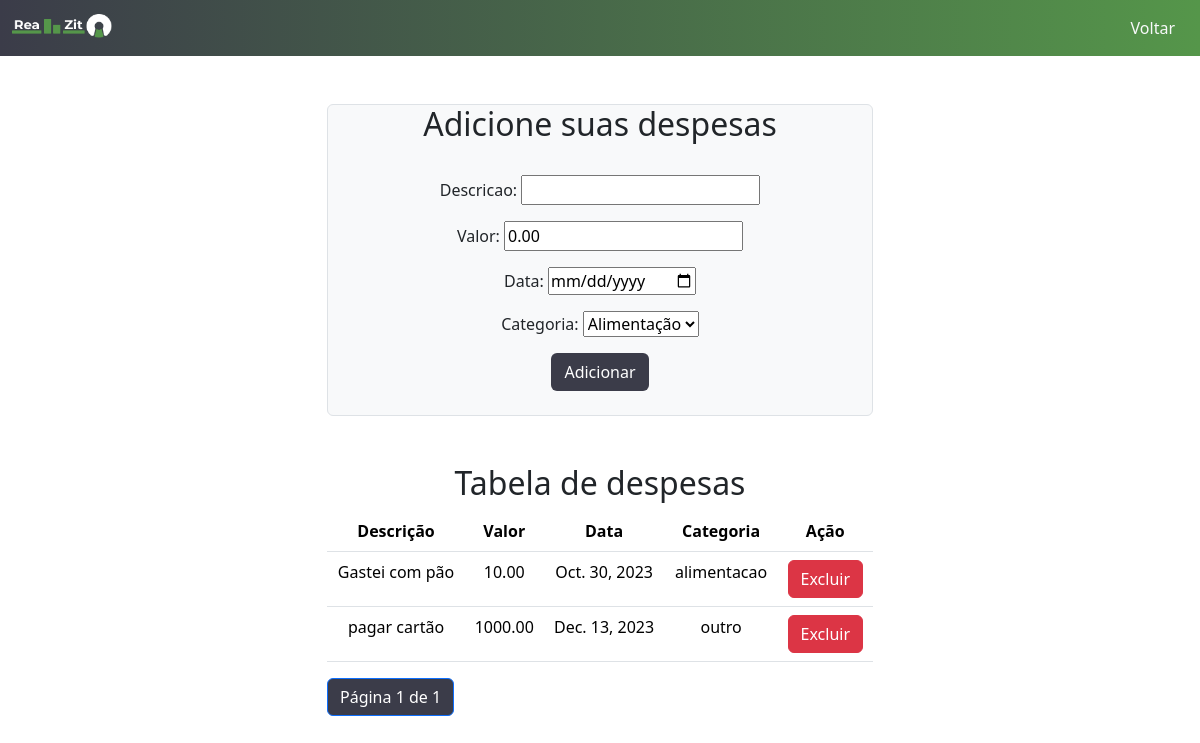
Screenshot of /usuarios/financeiro/adicionar_despesa/ (signed in) with the database file from the repository.
### financeiro/models.py (models this page shows, shortened)
class Despesa(models.Model):
    usuario = models.ForeignKey(settings.AUTH_USER_MODEL, on_delete=models.CASCADE)
    descricao = models.CharField(max_length=255)
    valor = models.DecimalField(max_digits=10, decimal_places=2)
    data = models.DateField()
    categoria = models.CharField(max_length=100)
    class Meta:
        app_label = 'financeiro'

### financeiro/views.py (the view)
# urls.py: path('adicionar_despesa/', views.adicionar_despesa, name='adicionar_despesa'),
def adicionar_despesa(request):
    if request.method == 'POST':
        form = DespesaForm(request.POST)
        if form.is_valid():
            nova_despesa = form.save(commit=False)
            nova_despesa.usuario = request.user
            nova_despesa.save()
            return redirect('adicionar_despesa')
    else:
        form = DespesaForm()
    despesas = Despesa.objects.filter(usuario=request.user)
    paginator = Paginator(despesas, 5)
    page = request.GET.get('page')
    try:
        despesas = paginator.page(page)
    except PageNotAnInteger:
        despesas = paginator.page(1)
    except EmptyPage:
        despesas = paginator.page(paginator.num_pages)
    return render(request, 'registration/adicionar_despesa.html', {'form': form, 'despesas': despesas})

### financeiro/forms.py
class DespesaForm(forms.ModelForm):
    categoria = forms.ChoiceField(choices=CATEGORIA_CHOICES, label='Categoria')
    class Meta:
        model = Despesa
        fields = ['descricao', 'valor', 'data', 'categoria']
        widgets = {
            'data': DateInput(attrs={'type': 'date'}),
            'valor': NumberInput(attrs={'value': '0.00'}),
        }

### usuarios/templates/registration/adicionar_despesa.html (shortened to what this page needs)
{% load static %}
<!DOCTYPE html>
<html lang="br">
<head>
    <link href="https://cdn.jsdelivr.net/npm/bootstrap@5.3.2/dist/css/bootstrap.min.css" rel="stylesheet">
  </head>
  <nav class="navbar" style="background: linear-gradient(to right, #3B3C49, #55964A);">
    <div class="container-fluid">
      <a class="navbar-brand text-light" href="#">
        <img src="{% static "usuarios/logo_clara.png" %}" alt="Logo" width="100" height="24" class="d-inline-block align-text-top">
      </a>
      <ul class="nav justify-content-end bg-sucess rounded-circle">
        <button type="button" class="btn text-light" onclick="returnToDashboard()">Voltar</button>
      </ul>
    </div>
  </nav>
<body>
  <div class="container mt-5">
    <div class="row justify-content-center ">
      <div class="col-md-6">
        <div class="container border bg-light border-succes rounded">
          <h2 class="text-center">Adicione suas despesas</h2><br>
          <form method="post" class="text-center">
            {{ form.as_p }}
            <button type="submit" class="btn btn-block" style="background-color: #3B3C49; color: white;">Adicionar</button><br><br>
          </form>
        </div>
        <br><br>
        <h2 class="text-center">Tabela de despesas</h2>
        <table class="table container text-center">
        <thead>
            <tr>
              <th>Descrição</th>
              <th>Valor</th>
              <th>Data</th>
              <th>Categoria</th>
              <th>Ação</th>
            </tr>
          </thead>
          <tbody>
            {% for despesa in despesas %}
              <tr>
                <td>{{ despesa.descricao }}</td>
                <td>{{ despesa.valor }}</td>
                <td>{{ despesa.data }}</td>
                <td>{{despesa.categoria}}</td>
                <td>
                  <a href="{% url 'delete_despesa' despesa.id %}" class="btn btn-danger">Excluir</a>
                </td>
              </tr>
            {% empty %}
              <tr>
                <td colspan="4" class="text-center">Nenhuma despesa cadastrada.</td>
              </tr>
            {% endfor %}
          </tbody>
        </table>
        <div class="text-center">
          <ul class="pagination">
              <li class="page-item active"><span class="page-link" style="background-color: #3B3C49; color: white;">Página {{ despesas.number }} de {{ despesas.paginator.num_pages }}</span></li>
          </ul>
        </div>
      </div>
    </div>
  </div>
</body>
</html>

### rows the page displays
Despesa: descricao "Gastei com pão", valor "10.00", data "Oct. 30, 2023", categoria "alimentacao"
Despesa: descricao "pagar cartão", valor "1000.00", data "Dec. 13, 2023", categoria "outro"

### other values shown
{{ despesas.number }} "1"
{{ despesas.paginator.num_pages }} "1"
